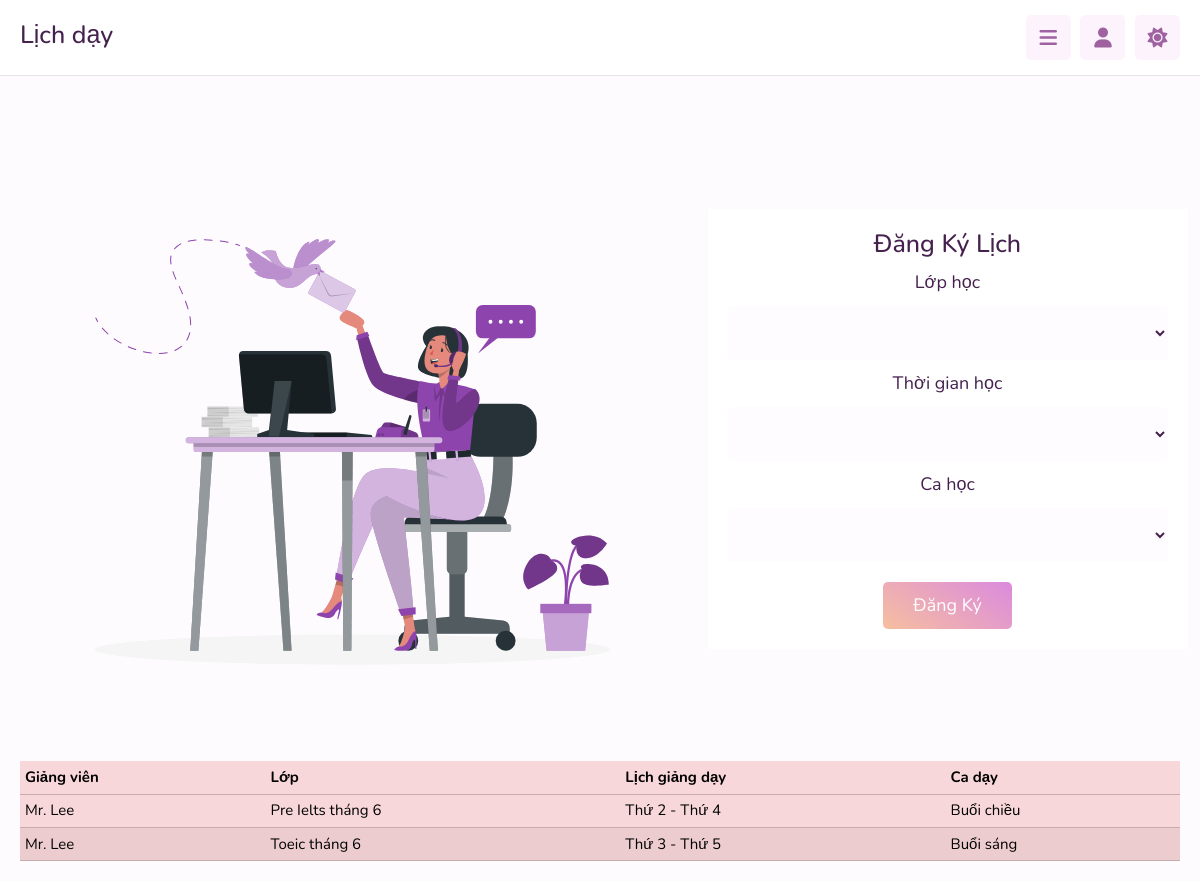
The app's page /dangkylich_gv.php (signed in) with its own data.
### tables this page shows
CREATE TABLE `dangkylich` (
  `id` int(11) NOT NULL,
  `id_gv` int(11) NOT NULL,
  `id_lop` int(11) NOT NULL,
  `thoigianhoc` varchar(255) NOT NULL,
  `cahoc` varchar(255) NOT NULL
);

CREATE TABLE `giangvien` (
  `id` int(11) NOT NULL,
  `hoten` varchar(255) NOT NULL,
  `tuoi` int(11) NOT NULL,
  `anh` char(100) NOT NULL,
  `gioitinh` varchar(255) NOT NULL,
  `trinhdo` varchar(255) NOT NULL,
  `diachi` varchar(255) NOT NULL,
  `sodienthoai` varchar(10) NOT NULL,
  `gmail` varchar(255) NOT NULL
);

CREATE TABLE `lophoc` (
  `id` int(11) NOT NULL,
  `tenlop` varchar(255) NOT NULL,
  `id_khoahoc` int(11) NOT NULL,
  `batdau` date NOT NULL,
  `ketthuc` date NOT NULL,
  `sohocvien` int(11) DEFAULT 0
);

### dangkylich_gv.php (the view, shortened to what this page needs)
<?php
    include "connect.php";
    $sql = "select * from dangkylich";
    $stmt = $conn->prepare($sql);
    $query = $stmt->execute();
    $sql2 = "select tenlop FROM lophoc ";
    $stmt2 = $conn->prepare($sql2);
    $query2 = $stmt2->execute();
    $result2 = $stmt2->fetchAll(PDO::FETCH_ASSOC);
?>
<!DOCTYPE html>
<html lang="en">
<head>
   <link rel="stylesheet" href="https://cdnjs.cloudflare.com/ajax/libs/font-awesome/6.1.2/css/all.min.css">
   <link  rel="stylesheet" href="https://cdn.jsdelivr.net/npm/bootstrap@5.3.3/dist/css/bootstrap.min.css">
   <link rel="stylesheet" href="css/style.css">
</head>
<body>
<header class="header">
   <section class="flex">
     <h1>Lịch dạy</h1>
      <div class="icons">
         <div id="menu-btn" class="fas fa-bars"></div>
         <div id="user-btn" class="fas fa-user"></div>
         <div id="toggle-btn" class="fas fa-sun"></div>
      </div>
   </section>
</header>
<section class="contact">
   <div class="row">
      <div class="image">
         <img src="images/contact-img.svg" alt="">
      </div>
      <form action="" method="post">
        <h3>Đăng ký lịch</h3>
        <label>Lớp học</label>
        <select id="time-session" name="lophoc" required  required maxlength="50" class="box">
        <option value=""></option>
            <?php foreach ($result2 as $lophoc): ?>
               <option><?php echo $lophoc['tenlop']; ?></option>
            <?php endforeach ?>
       </select>
        <label>Thời gian học</label>
        <select id="time-session" name="time-session" required  required maxlength="50" class="box">
            <option value=""></option>
           <option >Thứ 2 - Thứ 4</option>
       </select>
        <label  required maxlength="50">Ca học</label>
        <select id="study-session" name="study-session" required  required maxlength="50" class="box">
            <option value=""></option>
            <option >Buổi sáng</option>
       </select>
        <input type="submit" value="Đăng ký" class="inline-btn" name="submit" onclick="dangky()">
      </form>
    </div>
    <table class="table table-danger table-striped">
        <thead>
          <tr>
            <th>Giảng viên</th>
            <th>Lớp</th>
            <th>Lịch giảng dạy</th>
            <th>Ca dạy</th>
          </tr>
        </thead>
        <tbody>
            <tr id="tr1">
                <?php
                    while ($row = $stmt->fetch(PDO::FETCH_ASSOC)) {
                        $sql1 = "SELECT hoten FROM giangvien WHERE id = :id_gv";
                        $stmt1 = $conn->prepare($sql1);
                        $stmt1->execute(['id_gv' => $row['id_gv']]);
                        $row1 = $stmt1->fetch(PDO::FETCH_ASSOC);
                        $sql2 = "SELECT tenlop FROM lophoc WHERE id = :id_lop";
                        $stmt2 = $conn->prepare($sql2);
                        $stmt2->execute(['id_lop' => $row['id_lop']]);
                        $row2 = $stmt2->fetch(PDO::FETCH_ASSOC);
                                    echo '<tr>';
                                    echo '<td>' . $row1['hoten'] . '</td>';
                                    echo '<td>' . $row2['tenlop'] . '</td>';
                                    echo '<td>' . $row['thoigianhoc'] . '</td>';
                                    echo '<td>' . $row['cahoc'] . '</td>';
                                    echo '</tr>';
                            }
                           ?>
                           </tr>
                    </table>
</section>
</body>
</html>

### css/style.css (style rules this page uses)
:root { --main-color:#db8ade; --red:#e74c3c; --orange:#f39c12; --light-color:#888; --light-bg:#f5dcf51a; --light-bg2:#f5dcf55b; --black:#45214e; --white:#fff; --border:.1rem solid rgba(124, 124, 124, 0.2); }
* { font-family: 'Nunito', sans-serif; margin:0; padding:0; box-sizing: border-box; outline: none; border:none; text-decoration: none; }
html { font-size: 62.5%; overflow-x: hidden; }
body { background-color: var(--light-bg); padding-left: 30rem; }
section { padding:2rem; margin: 0 auto; max-width: 1200px; }
.inline-btn, .inline-option-btn, .inline-delete-btn, .btn, .delete-btn, .option-btn { border-radius: .5rem; color:#fff; font-size: 1.8rem; cursor: pointer; text-transform: capitalize; padding:1rem 3rem; text-align: center; margin-top: 1rem; text-decoration: none; }
.inline-btn, .inline-option-btn, .inline-delete-btn { display: inline-block; }
.btn, .inline-btn { background: linear-gradient(-145deg, rgba(219,138,222,1) 0%, rgba(246,191,159,1) 100%); }
.header { position: sticky; top:0; left:0; right: 0; background-color: var(--white); z-index: 1000; border-bottom: var(--border); }
.header .flex { display: flex; align-items: center; justify-content: space-between; position: relative; padding: 1.5rem 2rem; }
.header .flex .icons div { font-size: 2rem; color:#9f62a1; background-color: var(--light-bg2); border-radius: .5rem; height: 4.5rem; width: 4.5rem; line-height: 4.5rem; cursor: pointer; text-align: center; margin-left: .7rem; }
.contact .row { display: flex; align-items: center; flex-wrap: wrap; gap: 1.5rem; }
.contact .row .image { flex: 1 1 50rem; }
.contact .row .image img { width: 100%; }
.contact .row form { flex: 1 1 30rem; background-color: var(--white); padding: 2rem; text-align: center; color: var(--black); }
.contact .row form h3 { margin-bottom: 1rem; text-transform: capitalize; color:var(--black); font-size: 2.5rem; }
.contact .row form .box { width: 100%; border-radius: .5rem; background-color: var(--light-bg); margin: 1rem 0; padding: 1.4rem; font-size: 1.8rem; color: var(--black); }
@media (max-width:1200px) { body { padding-left: 0; } }
h1 { color: var(--black); }
th, td { font-size: 15px; }
label { font-size: 18px; text-align: left; }
table { font-size: 20px; }
table.table { margin-bottom: 0px; padding: 5px; }
.mytable th,td { padding: 15px; color: var(--black); }

### records on screen
dangkylich: id_gv.hoten "Mr. Lee", id_lop.tenlop "Pre Ielts tháng 6", thoigianhoc "Thứ 2 - Thứ 4", cahoc "Buổi chiều"
dangkylich: id_gv.hoten "Mr. Lee", id_lop.tenlop "Toeic tháng 6", thoigianhoc "Thứ 3 - Thứ 5", cahoc "Buổi sáng"
